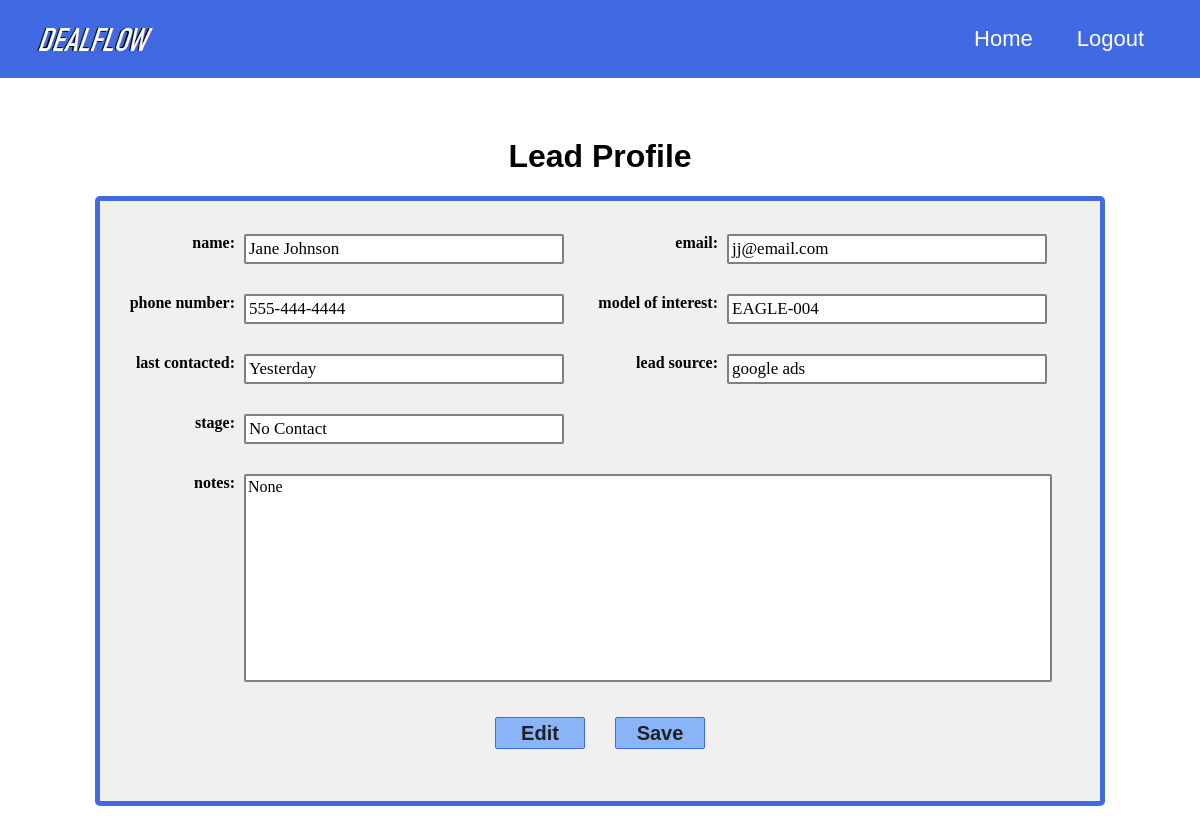
Page /leads/2 (signed in) on the committed database.
### website/models.py (models this page shows)
class Lead(db.Model):
    id = db.Column(db.Integer, primary_key=True)
    name = db.Column(db.String(150))
    email =	db.Column(db.String(50))
    source = db.Column(db.String(30))
    model =	db.Column(db.String(30))
    phone =	db.Column(db.String(20))
    last = db.Column(db.String(20))
    stage =	db.Column(db.String(20))
    notes = db.Column(db.String(255))
    user_id = db.Column(db.Integer, db.ForeignKey('user.id'))

### website/views.py (the view)
@views.route('/leads/<id>', methods=['GET', 'POST'])
def leads(id):
    current_lead = db.session.query(Lead).filter_by(user_id=current_user.id, id=id).first()
    return render_template('leads.html', user=current_user, id=current_lead)

### website/__init__.py (called while the page is built)
def create_app():
    app = Flask(__name__)
    app.config['SECRET_KEY'] = 'supersecretkey'
    app.config['SQLALCHEMY_DATABASE_URI'] = f'sqlite:///{DB_NAME}'
    db.init_app(app)
    from .views import views
    from .auth import auth
    app.register_blueprint(views, url_prefix='/')
    app.register_blueprint(auth, url_prefix='/')
    from .models import User, Lead
    create_database(app)
    login_manager = LoginManager()
    login_manager.login_view = 'auth.login'
    login_manager.init_app(app)
    @login_manager.user_loader
    def load_user(id):
        return User.query.get(int(id))
    return app

### website/templates/leads.html (shortened to what this page needs)
{% extends "base.html" %}
{% block content %}
<h1 class="leadhead">Lead Profile</h1>
<div class="lead-container">
    <div class="lead-margin">
        <label class="lead-div1">name:</label>
        <div class="lead-div2">
            {{ id.name}}
        </div>
    </div>
    <div class="lead-margin">
        <label class="lead-div1">email:</label>
        <div class="lead-div2">
            {{ id.email}}
        </div>
    </div>
    <div class="lead-margin">
        <label class="lead-div1">phone number:</label>
        <div class="lead-div2">
            {{ id.phone }}
        </div>
    </div>
    <div class="lead-margin">
        <label class="lead-div1">model of interest:</label>
        <div class="lead-div2">
            {{ id.model }}
        </div>
    </div>
    <div class="lead-margin">
        <label class="lead-div1">last contacted:</label>
        <div class="lead-div2">
            {{ id.last }}
        </div>
    </div>
    <div class="lead-margin">
        <label class="lead-div1">lead source:</label>
        <div class="lead-div2">
            {{ id.source }}
        </div>
    </div>
    <div class="lead-margin">
        <label class="lead-div1">stage:</label>
        <div class="lead-div2">
            {{ id.stage }}
        </div>
    </div>
    <div class="lead-margin">
        <label class="lead-div1">notes:</label>
        <div class="lead-notes">
            {{ id.notes }}
        </div>
    </div>
    <div class="button-container">
        <input class="button2" type="submit" value="Save">
        <input class="button3" type="submit" value="Edit">
    </div>
</div>
{% endblock %}

### website/static/styles.css (style rules this page uses)
html, body { margin: 0; padding: 0; }
.leadhead { font-size: 32px; font-family: 'Trebuchet MS', 'Lucida Sans Unicode', 'Lucida Grande', 'Lucida Sans', Arial, sans-serif; text-align: center; margin-top: 5%; margin-left: auto; margin-right: auto; }
.button2 { background: #8ab4f8; border-radius: 2px; border: 1px solid royalblue; color: #202124; font-size: 14px; font-weight: bold; height: 32px; width: 90px; float: right; font-family: 'Trebuchet MS', 'Lucida Sans Unicode', 'Lucida Grande', 'Lucida Sans', Arial, sans-serif; }
.lead-container { margin-left: auto; margin-right: auto; border: solid royalblue 5px; border-radius: 5px; width: 1000px; height: 600px; margin-bottom: 5%; display: block; background-color: rgb(240, 240, 240); }
.lead-margin { margin: 15px; display: inline-block; }
.lead-div1 { width: 120px; display: inline-block; font-weight: bold; vertical-align: top; text-align: right; padding-right: 5px; }
.lead-div2 { width: 310px; display: inline-block; border: solid gray 2px; border-radius: 2px; font-size: 17px; padding: 3px; background-color: white; }
.lead-notes { width: 800px; display: inline-block; border: solid gray 2px; background-color: white; border-radius: 2px; padding: 2px; height: 200px; }
.button-container { width: 210px; margin: 20px; margin-left: auto; margin-right: auto; }
.button2 { background: #8ab4f8; border-radius: 2px; border: 1px solid royalblue; color: #202124; font-size: 20px; font-weight: bold; height: 32px; width: 90px; margin-left: auto; margin-right: auto; }
.button3 { background: #8ab4f8; border-radius: 2px; border: 1px solid royalblue; color: #202124; font-size: 20px; font-weight: bold; height: 32px; width: 90px; margin-left: auto; margin-right: auto; }

### rows in the picture
Lead: name "Jane Johnson", email "jj@email.com", phone "555-444-4444", model "EAGLE-004", last "Yesterday", source "google ads", stage "No Contact", notes "None"
